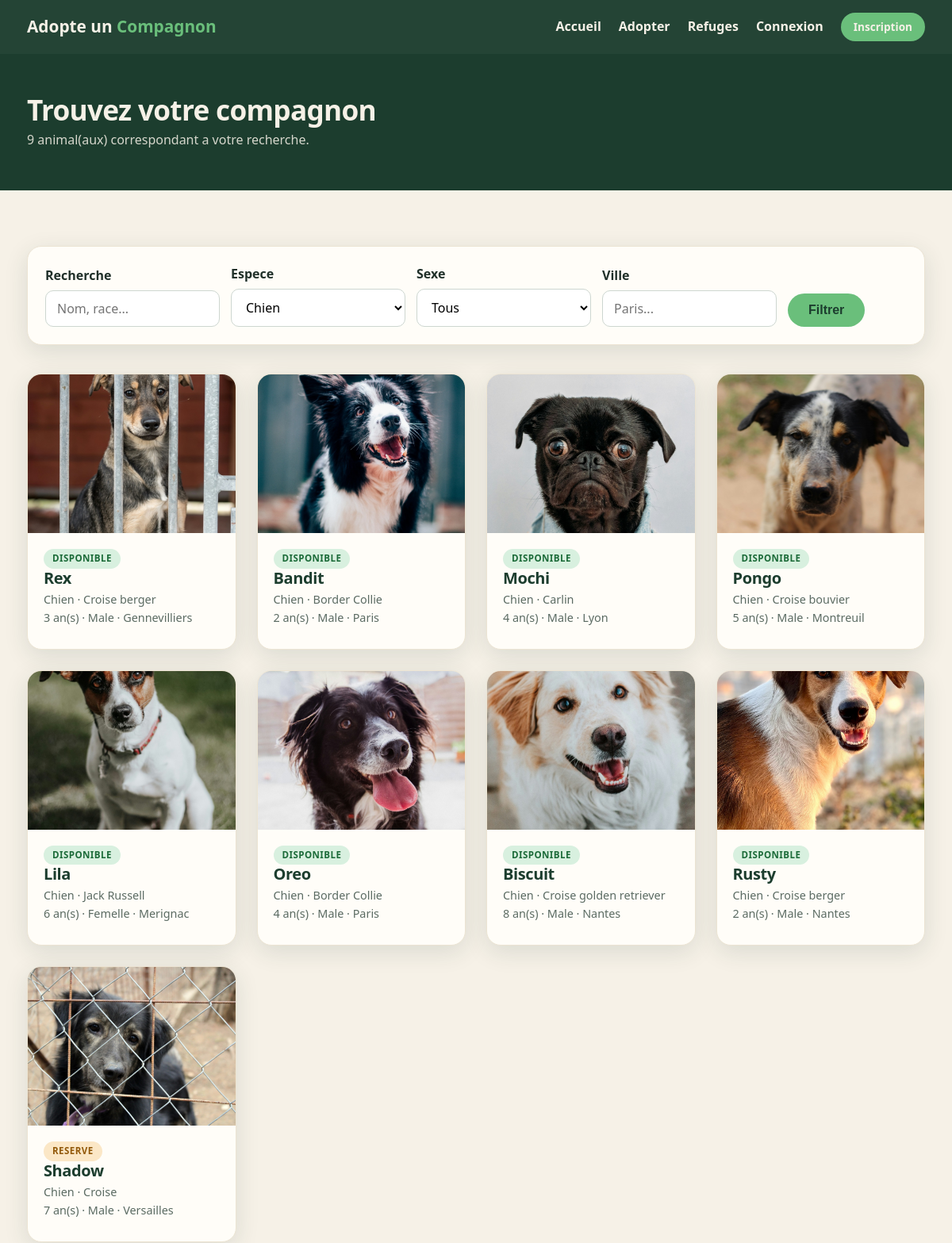
The app's page /recherche.php?espece=1 (upper part), older data.
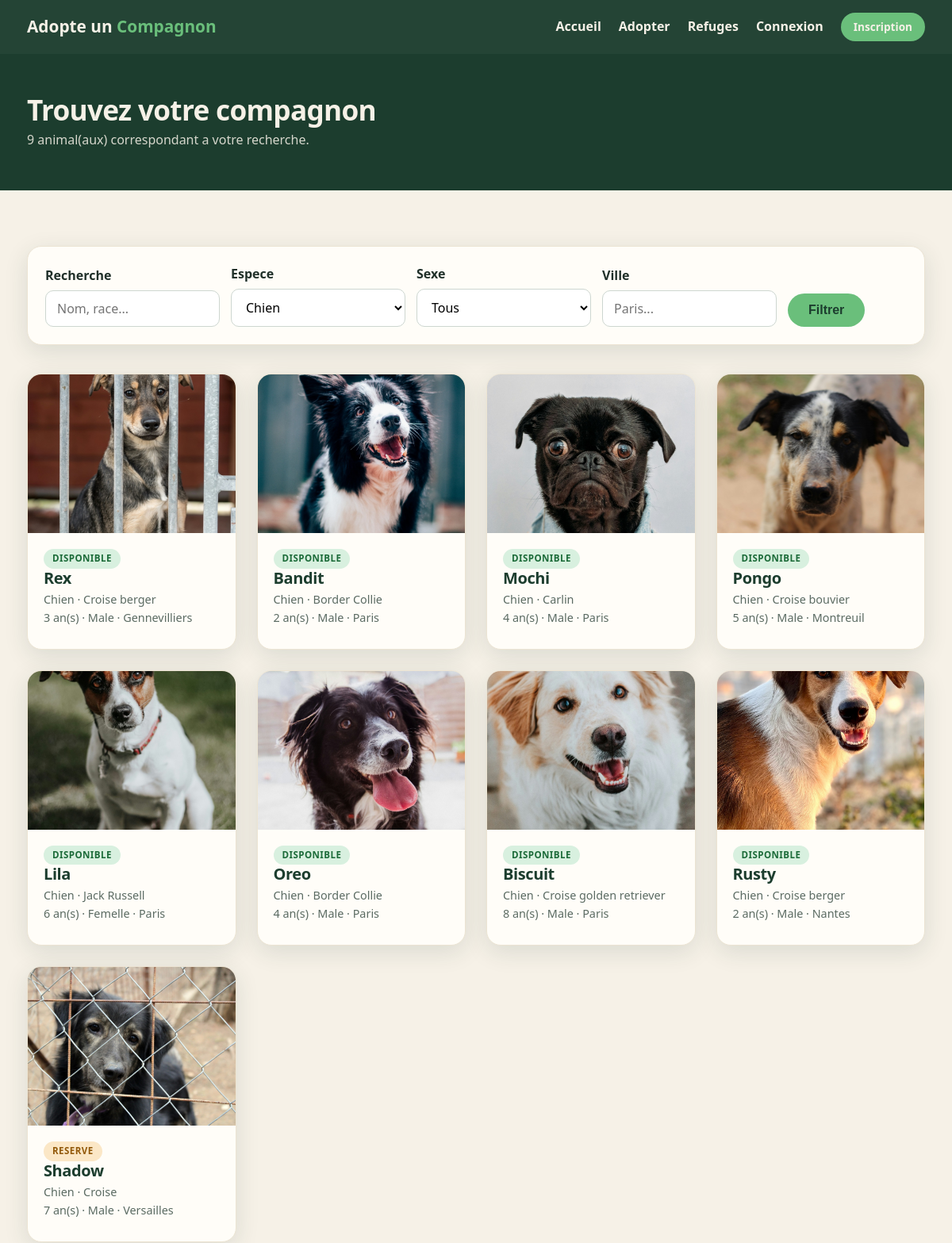
The same page, newer data.
### tables this page shows
CREATE TABLE animal (
    id_animal           INT AUTO_INCREMENT PRIMARY KEY,
    nom                 VARCHAR(80)  NOT NULL,
    id_espece           INT          NOT NULL,
    type_detenteur      ENUM('refuge','particulier') NOT NULL DEFAULT 'refuge',
    id_refuge           INT          DEFAULT NULL,
    id_proprietaire     INT          DEFAULT NULL,   
    detenteur_nom       VARCHAR(120) DEFAULT NULL,
    detenteur_ville     VARCHAR(80)  DEFAULT NULL,
    detenteur_region    VARCHAR(80)  DEFAULT NULL,
    race                VARCHAR(80)  DEFAULT NULL,
    age_annees          INT          DEFAULT NULL,
    sexe                ENUM('M','F') DEFAULT NULL,
    sterilise           TINYINT(1)   NOT NULL DEFAULT 0,   
    ancien_proprietaire VARCHAR(150) DEFAULT NULL,
    description         TEXT         DEFAULT NULL,
    photo               VARCHAR(255) DEFAULT NULL,
    statut              ENUM('disponible','reserve','adopte') NOT NULL DEFAULT 'disponible',
    date_publication    DATETIME     NOT NULL DEFAULT CURRENT_TIMESTAMP,
    CONSTRAINT fk_animal_espece FOREIGN KEY (id_espece)
        REFERENCES espece(id_espece) ON DELETE RESTRICT,
    CONSTRAINT fk_animal_refuge FOREIGN KEY (id_refuge)
        REFERENCES refuge(id_refuge) ON DELETE CASCADE,
    CONSTRAINT fk_animal_proprietaire FOREIGN KEY (id_proprietaire)
        REFERENCES utilisateur(id_utilisateur) ON DELETE CASCADE
);

CREATE TABLE espece (
    id_espece   INT AUTO_INCREMENT PRIMARY KEY,
    nom         VARCHAR(40) NOT NULL UNIQUE,
    emoji       VARCHAR(10) DEFAULT NULL,
    image       VARCHAR(255) DEFAULT NULL,   
    description VARCHAR(255) DEFAULT NULL
);

### htdocs/includes/functions.php (called while the page is built, shortened)
<?php
function e($value): string
{
    return htmlspecialchars((string) $value, ENT_QUOTES, 'UTF-8');
}
function statut_label(string $statut): string
{
    switch ($statut) {
        case 'disponible': return 'Disponible';
        case 'reserve':    return 'Reserve';
    }
}
function sexe_label(?string $sexe): string
{
    switch ($sexe) {
        case 'M': return 'Male';
        case 'F': return 'Femelle';
    }
}

### htdocs/recherche.php (the view, shortened to what this page needs)
<?php
require_once __DIR__ . '/connexion.php';
$f_espece = isset($_GET['espece']) && $_GET['espece'] !== '' ? (int) $_GET['espece'] : null;
$f_ville  = trim($_GET['ville'] ?? '');
$f_texte  = trim($_GET['q'] ?? '');
$sql = "SELECT a.id_animal, a.nom, a.race, a.age_annees, a.sexe, a.statut, a.photo,
               e.nom AS espece, e.emoji,
               COALESCE(r.ville, a.detenteur_ville) AS ville
        FROM animal a
        JOIN espece e ON e.id_espece = a.id_espece
        LEFT JOIN refuge r ON r.id_refuge = a.id_refuge
        WHERE 1=1";
$params = [];
if ($f_espece) { $sql .= " AND a.id_espece = :espece"; $params['espece'] = $f_espece; }
$sql .= " ORDER BY a.statut = 'disponible' DESC, a.date_publication DESC";
$stmt = $pdo->prepare($sql);
$stmt->execute($params);
$animaux = $stmt->fetchAll();
$especes = $pdo->query("SELECT id_espece, nom FROM espece ORDER BY nom")->fetchAll();
require __DIR__ . '/includes/header.php';
?>
<div class="page-head">
    <div class="container">
        <h1>Trouvez votre compagnon</h1>
        <p><?= count($animaux) ?> animal(aux) correspondant a votre recherche.</p>
    </div>
</div>
<section>
    <div class="container">
        <form class="search-bar" method="get" action="recherche.php">
            <div class="form-group">
                <label for="q">Recherche</label>
                <input type="text" id="q" name="q" value="<?= e($f_texte) ?>" placeholder="Nom, race...">
            </div>
            <div class="form-group">
                <label for="espece">Espece</label>
                <select id="espece" name="espece">
                    <?php foreach ($especes as $esp): ?>
                        <option value="<?= (int) $esp['id_espece'] ?>" <?= $f_espece === (int) $esp['id_espece'] ? 'selected' : '' ?>>
                            <?= e($esp['nom']) ?>
                        </option>
                    <?php endforeach; ?>
                </select>
            </div>
            <div class="form-group">
                <label for="sexe">Sexe</label>
                <select id="sexe" name="sexe">
                    <option value="">Tous</option>
                </select>
            </div>
            <div class="form-group">
                <label for="ville">Ville</label>
                <input type="text" id="ville" name="ville" value="<?= e($f_ville) ?>" placeholder="Paris...">
            </div>
            <div class="form-group" style="flex:0;">
                <button type="submit" class="btn">Filtrer</button>
            </div>
        </form>
        <?php if (!$animaux): ?>
            <p style="text-align:center; color:var(--texte-clair); padding:40px 0;">
                Aucun animal ne correspond a votre recherche.
                <a href="recherche.php">Reinitialiser les filtres</a>.
            </p>
        <?php else: ?>
            <div class="animaux-grid">
                <?php foreach ($animaux as $a): ?>
                    <a class="animal-card" href="animal.php?id=<?= (int) $a['id_animal'] ?>">
                        <div class="photo" <?= $a['photo'] ? 'style="background-image:url(\'' . e($a['photo']) . '\')"' : '' ?>>
                        </div>
                        <div class="body">
                            <span class="badge badge-<?= e($a['statut']) ?>"><?= e(statut_label($a['statut'])) ?></span>
                            <h3><?= e($a['nom']) ?></h3>
                            <div class="meta">
                                <?= e($a['espece']) ?><?= $a['race'] ? ' · ' . e($a['race']) : '' ?><br>
                                <?= $a['age_annees'] !== null ? (int) $a['age_annees'] . ' an(s)' : '' ?>
                                · <?= e(sexe_label($a['sexe'])) ?> · <?= e($a['ville']) ?>
                            </div>
                        </div>
                    </a>
                <?php endforeach; ?>
            </div>
        <?php endif; ?>
    </div>
</section>
<?php require __DIR__ . '/includes/footer.php'; ?>

Row changes from the older to the newer data that the page shows:
changed animal "Mochi": ville "Lyon" → "Paris"
changed animal "Lila": ville "Merignac" → "Paris"
changed animal "Biscuit": ville "Nantes" → "Paris"
